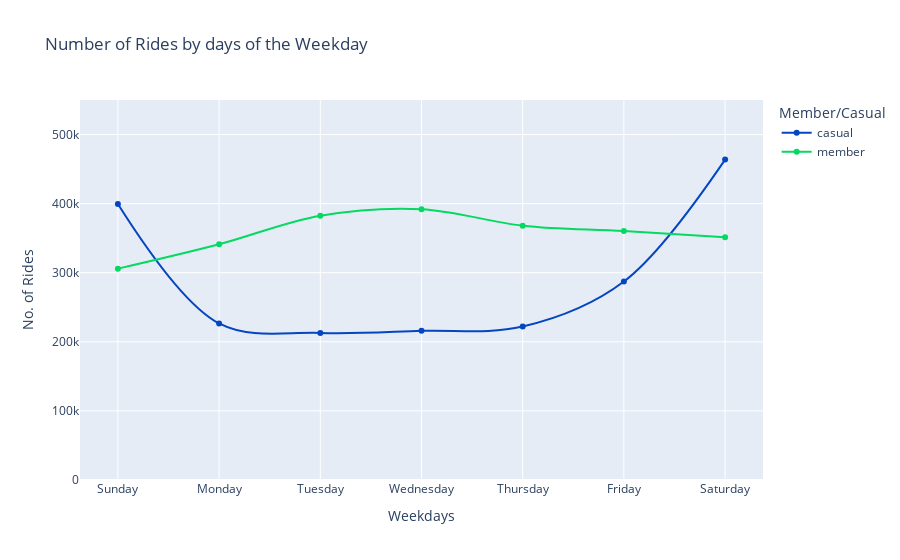

Here is the notebook cell this chart was saved with:
### Code cell
fig_3 = df.groupby(['day_of_week', 'member_casual'], as_index=False).count()

px.line(fig_3, x = 'day_of_week', y = 'ride_id', range_y = [0,550000],
        color = 'member_casual',  
        line_shape = 'spline',
        markers=True,
        title= 'Number of Rides by days of the Weekday',
        labels = {'ride_id': 'No. of Rides', 'day_of_week': 'Weekdays', 'member_casual': 'Member/Casual'},
        hover_name = 'member_casual', hover_data = {'member_casual': False, 'month': False, 'ride_id': True}, 
        color_discrete_map = {'casual': '#0446c2', 'member': '#05d961'})

### Figure 1 — Plotly figure (JSON) as saved in the notebook; plotly's stock layout.template omitted (floating-point values rounded to 4 significant figures)
{"data": [{"customdata": [["casual", 399568], ["casual", 226619], ["casual", 212815], ["casual", 215998], ["casual", 222064], ["casual", 287215], ["casual", 463704]], "hovertemplate": "<b>%{hovertext}</b><br><br>Weekdays=%{x}<br>No. of Rides=%{y}<extra></extra>", "hovertext": ["casual", "casual", "casual", "casual", "casual", "casual", "casual"], "legendgroup": "casual", "line": {"color": "#0446c2", "dash": "solid", "shape": "spline"}, "marker": {"symbol": "circle"}, "mode": "markers+lines", "name": "casual", "orientation": "v", "showlegend": true, "type": "scatter", "x": ["Sunday", "Monday", "Tuesday", "Wednesday", "Thursday", "Friday", "Saturday"], "xaxis": "x", "y": [399568, 226619, 212815, 215998, 222064, 287215, 463704], "yaxis": "y"}, {"customdata": [["member", 305904], ["member", 341195], ["member", 382551], ["member", 392043], ["member", 368125], ["member", 360269], ["member", 351215]], "hovertemplate": "<b>%{hovertext}</b><br><br>Weekdays=%{x}<br>No. of Rides=%{y}<extra></extra>", "hovertext": ["member", "member", "member", "member", "member", "member", "member"], "legendgroup": "member", "line": {"color": "#05d961", "dash": "solid", "shape": "spline"}, "marker": {"symbol": "circle"}, "mode": "markers+lines", "name": "member", "orientation": "v", "showlegend": true, "type": "scatter", "x": ["Sunday", "Monday", "Tuesday", "Wednesday", "Thursday", "Friday", "Saturday"], "xaxis": "x", "y": [305904, 341195, 382551, 392043, 368125, 360269, 351215], "yaxis": "y"}], "layout": {"legend": {"title": {"text": "Member/Casual"}, "tracegroupgap": 0}, "title": {"text": "Number of Rides by days of the Weekday"}, "xaxis": {"anchor": "y", "domain": [0.0, 1.0], "title": {"text": "Weekdays"}}, "yaxis": {"anchor": "x", "domain": [0.0, 1.0], "range": [0, 550000], "title": {"text": "No. of Rides"}}}}
